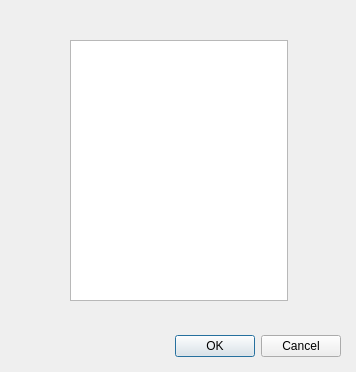
<?xml version="1.0" encoding="UTF-8"?>
<ui version="4.0">
 <class>ChooseCamera</class>
 <widget class="QDialog" name="ChooseCamera">
  <property name="geometry">
   <rect>
    <x>0</x>
    <y>0</y>
    <width>356</width>
    <height>372</height>
   </rect>
  </property>
  <property name="windowTitle">
   <string>Choose Camera</string>
  </property>
  <widget class="QDialogButtonBox" name="buttonBox">
   <property name="geometry">
    <rect>
     <x>0</x>
     <y>330</y>
     <width>341</width>
     <height>32</height>
    </rect>
   </property>
   <property name="orientation">
    <enum>Qt::Horizontal</enum>
   </property>
   <property name="standardButtons">
    <set>QDialogButtonBox::Cancel|QDialogButtonBox::Ok</set>
   </property>
  </widget>
  <widget class="QTableWidget" name="tableWidget">
   <property name="geometry">
    <rect>
     <x>70</x>
     <y>40</y>
     <width>218</width>
     <height>261</height>
    </rect>
   </property>
  </widget>
 </widget>
 <resources/>
 <connections>
  <connection>
   <sender>buttonBox</sender>
   <signal>accepted()</signal>
   <receiver>ChooseCamera</receiver>
   <slot>accept()</slot>
   <hints>
    <hint type="sourcelabel">
     <x>248</x>
     <y>254</y>
    </hint>
    <hint type="destinationlabel">
     <x>157</x>
     <y>274</y>
    </hint>
   </hints>
  </connection>
  <connection>
   <sender>buttonBox</sender>
   <signal>rejected()</signal>
   <receiver>ChooseCamera</receiver>
   <slot>reject()</slot>
   <hints>
    <hint type="sourcelabel">
     <x>316</x>
     <y>260</y>
    </hint>
    <hint type="destinationlabel">
     <x>286</x>
     <y>274</y>
    </hint>
   </hints>
  </connection>
 </connections>
</ui>
